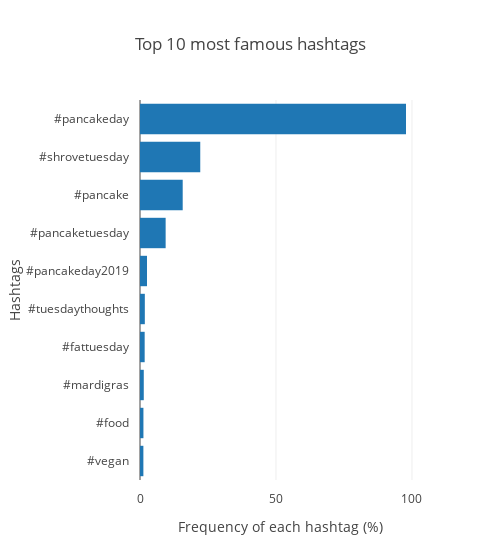

The cell this chart's notebook holds for it:
### Code cell
data = [Bar(
        y=hashtags_df['hashtags'][0:10], # assign x as the dataframe column 'x'
        x=hashtags_df['frequency_tottweets'][0:10], 
        orientation = 'h',
)]

layout = Layout(
    title="Top 10 most famous hashtags",
    xaxis=dict(title='Frequency of each hashtag (%)'),
    yaxis=dict(title='Hashtags', automargin = True, autorange='reversed'),
    margin=dict(pad=10), 
    width=500
)

fig = Figure(data=data, layout=layout)

iplot(fig)

### Figure 1 — Plotly figure (JSON) as saved in the notebook; plotly's stock layout.template omitted (floating-point values rounded to 4 significant figures)
{"data": [{"orientation": "h", "type": "bar", "uid": "b59d2e59-3f1c-4e8c-8537-14111531ed0d", "x": [97.81, 22.16, 15.7, 9.427, 2.567, 1.777, 1.716, 1.386, 1.26, 1.242], "y": ["#pancakeday", "#shrovetuesday", "#pancake", "#pancaketuesday", "#pancakeday2019", "#tuesdaythoughts", "#fattuesday", "#mardigras", "#food", "#vegan"]}], "layout": {"margin": {"pad": 10}, "title": {"text": "Top 10 most famous hashtags"}, "width": 500, "xaxis": {"title": {"text": "Frequency of each hashtag (%)"}}, "yaxis": {"automargin": true, "autorange": "reversed", "title": {"text": "Hashtags"}}}}
